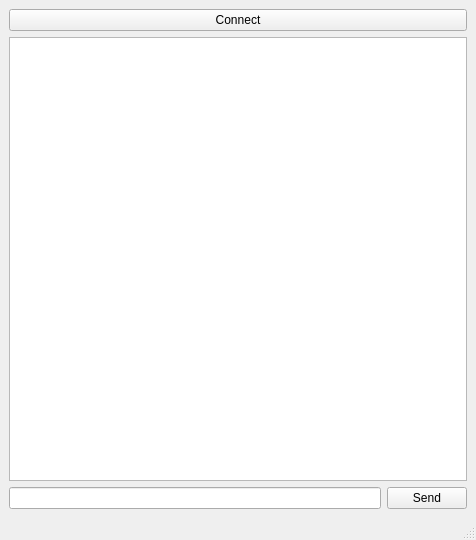
<?xml version="1.0" encoding="UTF-8"?>
<ui version="4.0">
 <class>MainWindow</class>
 <widget class="QMainWindow" name="MainWindow">
  <property name="geometry">
   <rect>
    <x>0</x>
    <y>0</y>
    <width>476</width>
    <height>540</height>
   </rect>
  </property>
  <property name="windowTitle">
   <string>MainWindow</string>
  </property>
  <widget class="QWidget" name="centralwidget">
   <layout class="QVBoxLayout" name="verticalLayout_2">
    <item>
     <layout class="QVBoxLayout" name="verticalLayout">
      <item>
       <widget class="QPushButton" name="pushButtonConnect">
        <property name="text">
         <string>Connect</string>
        </property>
       </widget>
      </item>
      <item>
       <widget class="QTextBrowser" name="textBrowser"/>
      </item>
     </layout>
    </item>
    <item>
     <layout class="QHBoxLayout" name="horizontalLayout">
      <item>
       <widget class="QLineEdit" name="lineEditMessage"/>
      </item>
      <item>
       <widget class="QPushButton" name="pushButtonSend">
        <property name="text">
         <string>Send</string>
        </property>
       </widget>
      </item>
     </layout>
    </item>
   </layout>
  </widget>
  <widget class="QMenuBar" name="menubar">
   <property name="geometry">
    <rect>
     <x>0</x>
     <y>0</y>
     <width>476</width>
     <height>24</height>
    </rect>
   </property>
  </widget>
  <widget class="QStatusBar" name="statusbar"/>
 </widget>
 <resources/>
 <connections/>
</ui>
